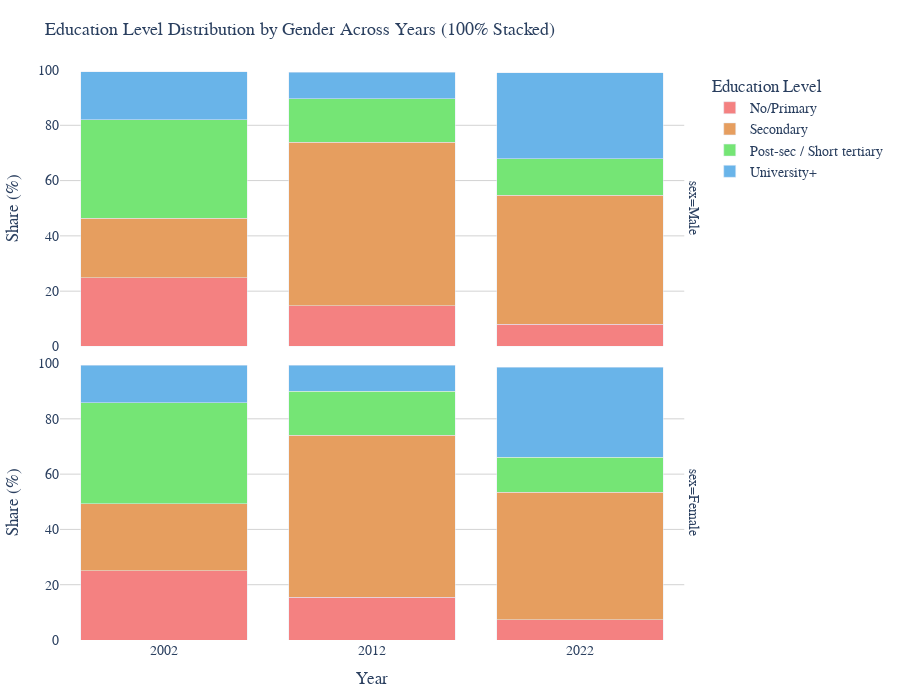

This figure's notebook cell:
### Code cell
edu_dist = df_combined.groupby(['year', 'sex', 'educ_4_label']).size().reset_index(name='count')
edu_total = df_combined.groupby(['year', 'sex']).size().reset_index(name='total')
edu_dist = edu_dist.merge(edu_total, on=['year', 'sex'])
edu_dist['percentage'] = (edu_dist['count'] / edu_dist['total']) * 100

edu_dist['year'] = edu_dist['year'].astype(str)
category_orders = {
    'educ_4_label': ['No/Primary', 'Secondary', 'Post-sec / Short tertiary', 'University+'],
    'sex': ['Male', 'Female'],
    'year': ['2002', '2012', '2022']
}
edu_colors = {
    'No/Primary': "#f48181",
    'Secondary': "#e69e5f",
    'Post-sec / Short tertiary': "#75e575",
    'University+': "#69b4e9"
}

fig_edu_pub = px.bar(
    edu_dist,
    x='year',
    y='percentage',
    color='educ_4_label',
    facet_row='sex',
    barmode='stack',
    category_orders=category_orders,
    color_discrete_map=edu_colors,
    title='Education Level Distribution by Gender Across Years (100% Stacked)',
    labels={
        'percentage': 'Share (%)',
        'year': 'Year',
        'educ_4_label': 'Education Level'
    },
    height=700
)

fig_edu_pub.update_layout(
    font=dict(size=14, family='Arial'),
    title_font_size=18,
    plot_bgcolor='white',
    paper_bgcolor='white',
    legend_title_text='Education Level',
    margin=dict(l=60, r=30, t=70, b=60),
)

fig_edu_pub.update_xaxes(showgrid=False)
fig_edu_pub.update_yaxes(range=[0, 100], showgrid=True, gridwidth=1, gridcolor='lightgray')
fig_edu_pub.show()

### Figure 1 — Plotly figure (JSON) as saved in the notebook; plotly's stock layout.template omitted (floating-point values rounded to 4 significant figures)
{"data": [{"hovertemplate": "Education Level=No/Primary<br>sex=Male<br>Year=%{x}<br>Share (%)=%{y}<extra></extra>", "legendgroup": "No/Primary", "marker": {"color": "#f48181", "pattern": {"shape": ""}}, "name": "No/Primary", "orientation": "v", "showlegend": true, "textposition": "auto", "type": "bar", "x": ["2002", "2012", "2022"], "xaxis": "x2", "y": [24.81, 14.72, 8.083], "yaxis": "y2"}, {"hovertemplate": "Education Level=No/Primary<br>sex=Female<br>Year=%{x}<br>Share (%)=%{y}<extra></extra>", "legendgroup": "No/Primary", "marker": {"color": "#f48181", "pattern": {"shape": ""}}, "name": "No/Primary", "orientation": "v", "showlegend": false, "textposition": "auto", "type": "bar", "x": ["2002", "2012", "2022"], "xaxis": "x", "y": [25.08, 15.41, 7.341], "yaxis": "y"}, {"hovertemplate": "Education Level=Secondary<br>sex=Male<br>Year=%{x}<br>Share (%)=%{y}<extra></extra>", "legendgroup": "Secondary", "marker": {"color": "#e69e5f", "pattern": {"shape": ""}}, "name": "Secondary", "orientation": "v", "showlegend": true, "textposition": "auto", "type": "bar", "x": ["2002", "2012", "2022"], "xaxis": "x2", "y": [21.59, 59.17, 46.53], "yaxis": "y2"}, {"hovertemplate": "Education Level=Secondary<br>sex=Female<br>Year=%{x}<br>Share (%)=%{y}<extra></extra>", "legendgroup": "Secondary", "marker": {"color": "#e69e5f", "pattern": {"shape": ""}}, "name": "Secondary", "orientation": "v", "showlegend": false, "textposition": "auto", "type": "bar", "x": ["2002", "2012", "2022"], "xaxis": "x", "y": [24.28, 58.71, 46.09], "yaxis": "y"}, {"hovertemplate": "Education Level=Post-sec / Short tertiary<br>sex=Male<br>Year=%{x}<br>Share (%)=%{y}<extra></extra>", "legendgroup": "Post-sec / Short tertiary", "marker": {"color": "#75e575", "pattern": {"shape": ""}}, "name": "Post-sec / Short tertiary", "orientation": "v", "showlegend": true, "textposition": "auto", "type": "bar", "x": ["2002", "2012", "2022"], "xaxis": "x2", "y": [35.68, 15.67, 13.23], "yaxis": "y2"}, {"hovertemplate": "Education Level=Post-sec / Short tertiary<br>sex=Female<br>Year=%{x}<br>Share (%)=%{y}<extra></extra>", "legendgroup": "Post-sec / Short tertiary", "marker": {"color": "#75e575", "pattern": {"shape": ""}}, "name": "Post-sec / Short tertiary", "orientation": "v", "showlegend": false, "textposition": "auto", "type": "bar", "x": ["2002", "2012", "2022"], "xaxis": "x", "y": [36.5, 15.78, 12.69], "yaxis": "y"}, {"hovertemplate": "Education Level=University+<br>sex=Male<br>Year=%{x}<br>Share (%)=%{y}<extra></extra>", "legendgroup": "University+", "marker": {"color": "#69b4e9", "pattern": {"shape": ""}}, "name": "University+", "orientation": "v", "showlegend": true, "textposition": "auto", "type": "bar", "x": ["2002", "2012", "2022"], "xaxis": "x2", "y": [17.3, 9.695, 31.2], "yaxis": "y2"}, {"hovertemplate": "Education Level=University+<br>sex=Female<br>Year=%{x}<br>Share (%)=%{y}<extra></extra>", "legendgroup": "University+", "marker": {"color": "#69b4e9", "pattern": {"shape": ""}}, "name": "University+", "orientation": "v", "showlegend": false, "textposition": "auto", "type": "bar", "x": ["2002", "2012", "2022"], "xaxis": "x", "y": [13.47, 9.456, 32.61], "yaxis": "y"}], "layout": {"annotations": [{"font": {}, "showarrow": false, "text": "sex=Female", "textangle": 90, "x": 0.98, "xanchor": "left", "xref": "paper", "y": 0.2425, "yanchor": "middle", "yref": "paper"}, {"font": {}, "showarrow": false, "text": "sex=Male", "textangle": 90, "x": 0.98, "xanchor": "left", "xref": "paper", "y": 0.7575, "yanchor": "middle", "yref": "paper"}], "barmode": "stack", "font": {"family": "Arial", "size": 14}, "height": 700, "legend": {"title": {"text": "Education Level"}, "tracegroupgap": 0}, "margin": {"b": 60, "l": 60, "r": 30, "t": 70}, "paper_bgcolor": "white", "plot_bgcolor": "white", "title": {"font": {"size": 18}, "text": "Education Level Distribution by Gender Across Years (100% Stacked)"}, "xaxis": {"anchor": "y", "categoryarray": ["2002", "2012", "2022"], "categoryorder": "array", "domain": [0, 0.98], "showgrid": false, "title": {"text": "Year"}}, "xaxis2": {"anchor": "y2", "domain": [0, 0.98], "matches": "x", "showgrid": false, "showticklabels": false}, "yaxis": {"anchor": "x", "domain": [0, 0.485], "gridcolor": "lightgray", "gridwidth": 1, "range": [0, 100], "showgrid": true, "title": {"text": "Share (%)"}}, "yaxis2": {"anchor": "x2", "domain": [0.515, 1], "gridcolor": "lightgray", "gridwidth": 1, "matches": "y", "range": [0, 100], "showgrid": true, "title": {"text": "Share (%)"}}}}
